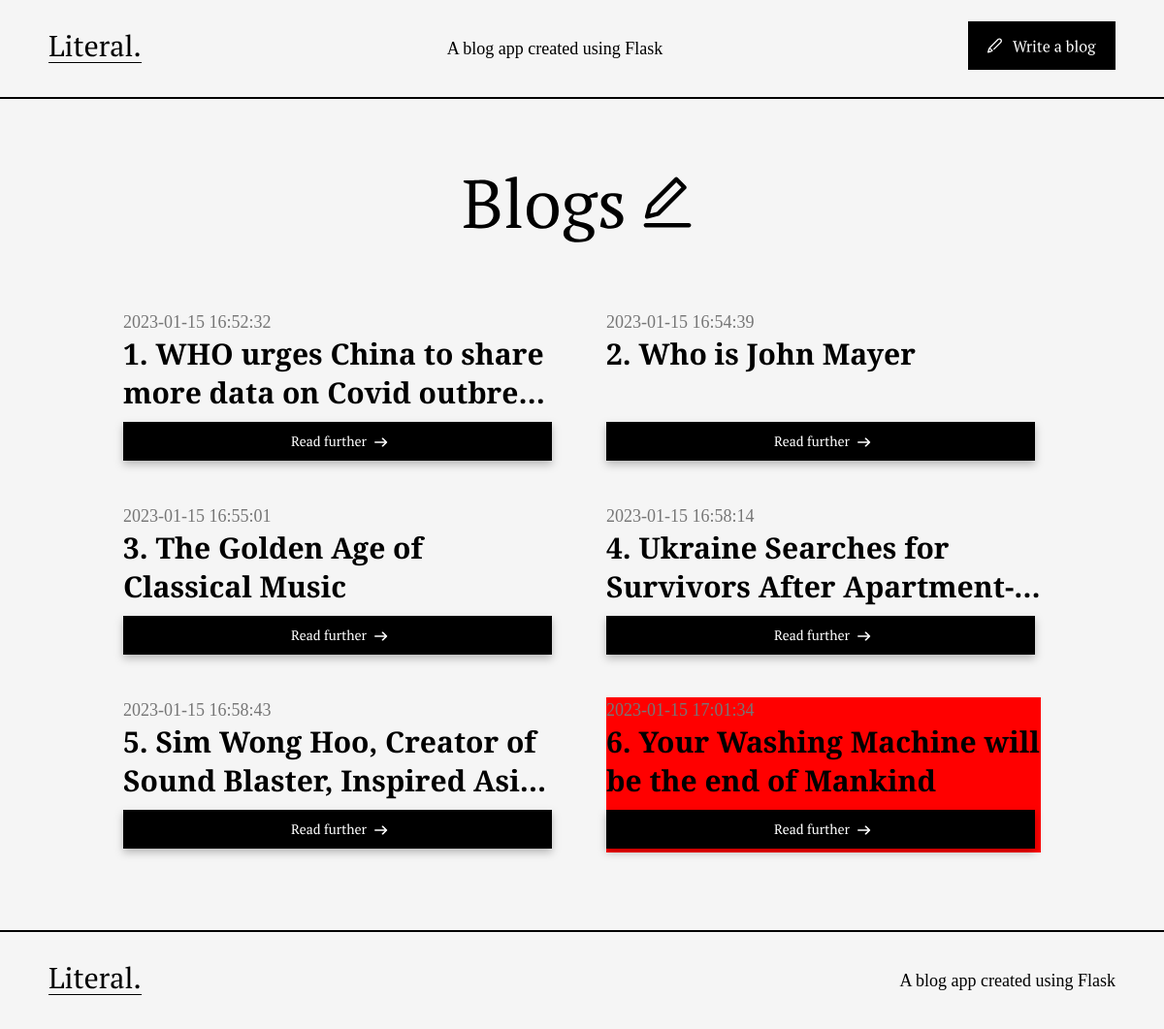
The app's page /, older data.
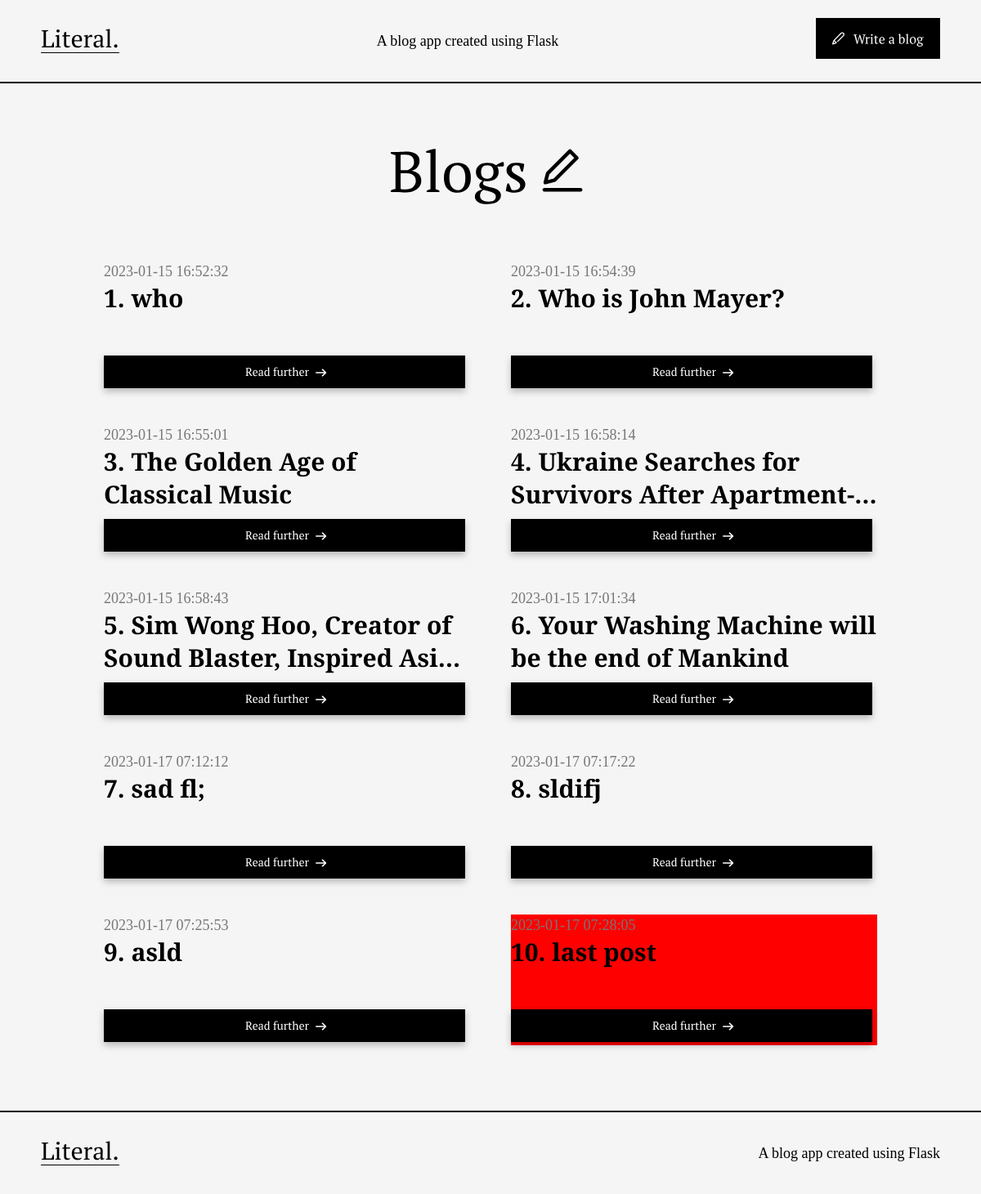
The same page, newer data.
### tables this page shows
CREATE TABLE posts (
    id INTEGER PRIMARY KEY AUTOINCREMENT,
    created TIMESTAMP NOT NULL DEFAULT CURRENT_TIMESTAMP,
    title TEXT NOT NULL,
    author TEXT NOT NULL,
    content TEXT NOT NULL
);

### app.py (the view)
@app.route('/')
def index():
    conn = get_db_connection()
    posts = conn.execute('SELECT * FROM posts').fetchall()
    conn.close()
    return render_template('index.html', posts=posts)

### app.py (called while the page is built)
def get_db_connection():
    conn = sqlite3.connect('database.db')
    conn.row_factory = sqlite3.Row
    return conn

### templates/index.html
{% extends 'base.html' %}
{% block content %}
<div class="index-container">
    <div class='heading-img-wrapper'>
        <img src="/static/blog-heading.svg">
    </div>
    <div  class='grid-layout'>
        {% for post in posts %}
            {% if loop.index == posts|length %}
                <div class='card-container' style="background-color: red;">
                    <div class='date'>{{ post['created'] }}</div>
                    <a href='/blog/{{post['id']}}'>
                        <div class='heading'>{{loop.index}}. {{ post['title'] }}</div>
                    </a>
                    <div class='card-button-wrapper'>
                        <a href='/blog/{{post['id']}}'>
                            <img src='/static/read-further-btn.svg'>
                        </a>
                    </div>
                </div>
            {% else %}
                <div class='card-container'>
                    <div class='date'>{{ post['created'] }}</div>
                    <a href='/blog/{{post['id']}}'>
                        <div class='heading'>{{loop.index}}. {{ post['title'] }}</div>
                    </a>
                    <div class='card-button-wrapper'>
                        <a href='/blog/{{post['id']}}'>
                            <img src='/static/read-further-btn.svg'>
                        </a>
                    </div>
                </div>
            {% endif %}
        {% endfor %}
    </div>
</div>
{% endblock %}

### templates/base.html (shortened to what this page needs)
<!DOCTYPE html>
<html lang="en">
<head>
    <link rel="stylesheet" href="/static/styles.css">
</head>
<body>
    <div class="navbar-container">
        <div class="navbar-wrapper">
            <a href="/">
                <img src='/static/logo.svg'>
            </a>
            A blog app created using Flask
            <a href="/create">
                <img src='/static/write-blog.svg'>
            </a>
        </div>
    </div>
    <div class="content">
        {% block content %} {% endblock %}
    </div>
    <div class='footer-container'>
        <div class='navbar-wrapper'>
            <a href="/">
                <img src='/static/logo.svg'>
            </a>
            A blog app created using Flask
        </div>
    </div>
</body>
</html>

### static/styles.css (style rules this page uses)
html, body { padding: 0; margin: 0; background-color: #F5F5F5; scroll-behavior: smooth; }
body { min-height: 100vh; display: flex; flex-direction: column; }
html { -ms-overflow-style: none; scrollbar-width: none; }
.navbar-container { border-bottom: 2px solid #000000; }
.navbar-wrapper { display: flex; justify-content: space-between; font-family: 'PT Serif'; font-weight: 400; font-size: 18px; line-height: 24px; color: #000000; height: 100px; align-items: center; margin: 0 50px; }
.navbar-wrapper img { -webkit-transition: 0.4s ease; transition: 0.4s ease; }
.index-container { margin-top: 60px; align-items: center; display: flex; flex-direction: column; }
.heading-img-wrapper img { margin-bottom: 60px; }
.grid-layout { display: grid; grid-template-columns: repeat(2, minmax(0, 1fr)); column-gap: 50px; row-gap: 40px; }
.card-container { width: 448px; display: flex; flex-direction: column; }
.card-container a { text-decoration: none; }
.date { font-family: 'PT Serif'; font-weight: 400; font-size: 18px; line-height: 26px; text-align: justify; color: #767676; }
.heading { font-family: 'PT Serif'; font-weight: 700; font-size: 30px; line-height: 40px; color: #000000; height: 80px; overflow: hidden; text-overflow: ellipsis; display: -webkit-box; -webkit-line-clamp: 2; -webkit-box-orient: vertical; }
.card-button-wrapper { display: flex; justify-content: space-between; width: 100%; align-items: center; margin-top: 10px; filter: drop-shadow(0px 4px 4px rgba(0, 0, 0, 0.25)); }
.card-button-wrapper img { -webkit-transition: 0.4s ease; transition: 0.4s ease; }
.footer-container { border-top: 2px solid #000000; bottom: 0; width: 100%; margin-top: 80px; bottom: 0; }

Row changes from the older to the newer data that the page shows:
changed posts: title "WHO urges China to share more data on Covid…" → "who"
changed posts: title "Who is John Mayer" → "Who is John Mayer?"
added posts: created "2023-01-17 07:12:12", title "sad fl;"
added posts: created "2023-01-17 07:17:22", title "sldifj"
added posts: created "2023-01-17 07:25:53", title "asld"
added posts: created "2023-01-17 07:28:05", title "last post"
